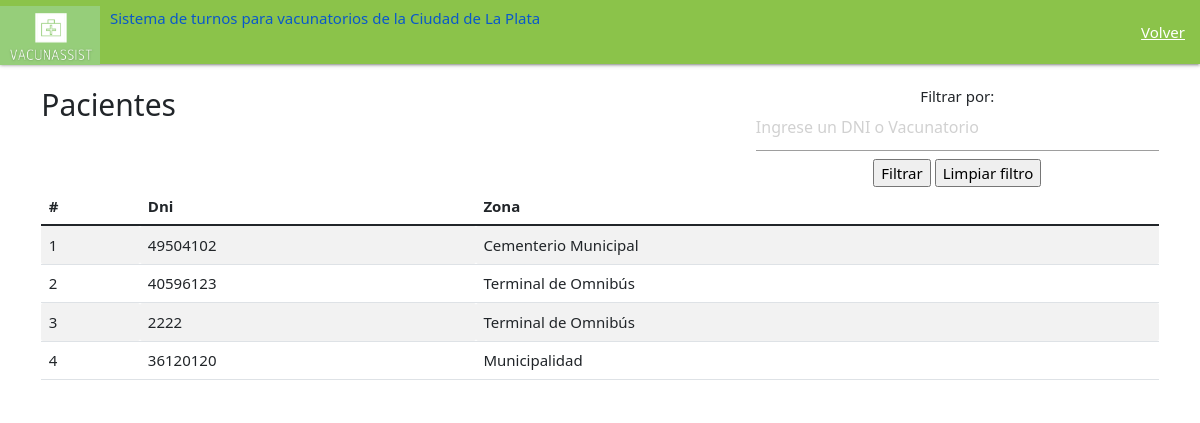
The page /lista-de-pacientes/ (signed in) on the database as committed earlier.
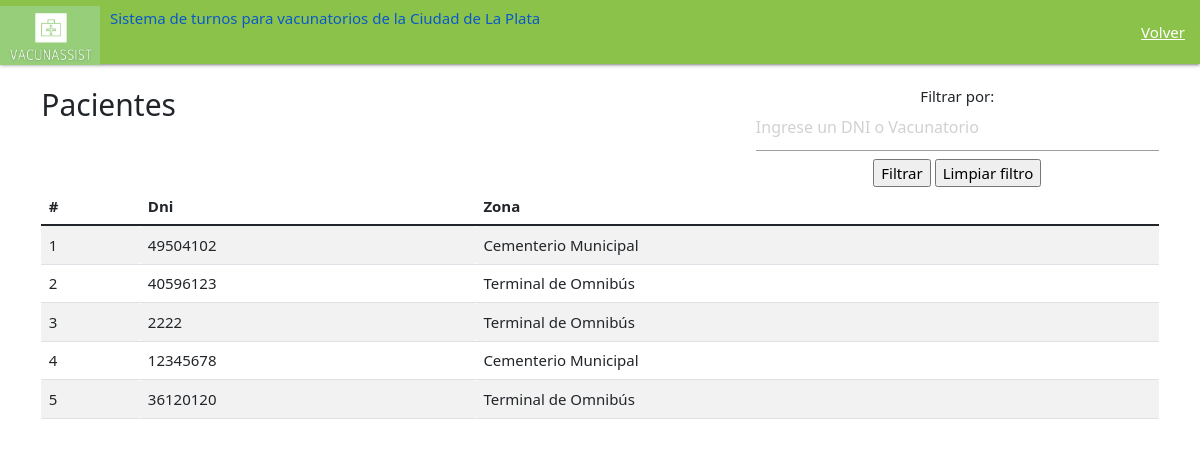
The same page on the database as committed later.
### main/models.py (models this page shows, shortened)
class Paciente(models.Model):
    opciones=((1, 'Si'), (2, 'No'))
    paciente_nombre= models.CharField(max_length=20)
    paciente_apellido= models.CharField(max_length=20)
    paciente_fechaNac= models.DateTimeField("fecha nacimiento")
    paciente_zona= models.CharField(max_length=200)
    paciente_dni= models.CharField(max_length=200)
    paciente_email= models.EmailField(max_length=254)
    vac_Gripe_aplicada=models.SmallIntegerField(choices=opciones,default=2)
    vac_Gripe_turno= models.DateTimeField(null=True)
    vac_Gripe_asistencia=models.SmallIntegerField(choices=opciones,default=2)
    vac_Amarilla_aplicada=models.SmallIntegerField(choices=opciones,default=2)
    vac_Amarilla_turno= models.DateTimeField(null=True)
    vac_Amarilla_asistencia=models.SmallIntegerField(choices=opciones,default=2)
    vac_Covid1_aplicada=models.SmallIntegerField(choices=opciones,default=2)
    vac_Covid2_aplicada=models.SmallIntegerField(choices=opciones,default=2)
    vac_Covid_turno1= models.DateTimeField(null=True)
    vac_Covid_turno2= models.DateTimeField(null=True)
    vac_Covid1era_asistencia=models.SmallIntegerField(choices=opciones,default=2)
    vac_Covid2da_asistencia=models.SmallIntegerField(choices=opciones,default=2)
    codigo= models.PositiveIntegerField(default=0)
    contraseña = models.CharField(max_length=200)

### main/views.py (the view)
# urls.py: path('lista-de-pacientes/', views.lista_pacientes, name= 'lista_pacientes' ),
@login_required(login_url='/login/')
def lista_pacientes(request):
    PacienteList= Paciente.objects.all()
    print("0")
    try:
        if request.POST["filtro"] :
            print(Paciente.objects.filter( paciente_dni =  request.POST["filtro"]).exists())
            print(Paciente.objects.filter( paciente_zona =  request.POST["filtro"]).exists())
            try:
                if Paciente.objects.filter( paciente_dni =  request.POST["filtro"]).exists():
                    print("1")
                    por_dni = {Paciente.objects.get(paciente_dni = request.POST["filtro"])}
                    if len(por_dni) != 0:
                        return render(request,"main/listado-pacientes.html",{"pacientes" :PacienteList, 'por_dni': por_dni, 'valor': 1})
                    else:
                        return render(request,"main/listado-pacientes.html",{"pacientes" :PacienteList, 'por_dni': [], 'valor': 1})
                else:
                    raise
            except :
                try:
                    print(Paciente.objects.filter( paciente_zona =  request.POST["filtro"]).exists())
                    if Paciente.objects.filter( paciente_zona =  request.POST["filtro"]).exists():
                        print("2")
                        por_vacunatorio= Paciente.objects.filter(paciente_zona = request.POST['filtro'])
                        return render(request,"main/listado-pacientes.html",{"pacientes" :PacienteList, 'por_vacunatorio': por_vacunatorio,  'valor': 2})
                    else:
                        return render(request,"main/listado-pacientes.html",{"pacientes" :PacienteList, 'por_vacunatorio': [],  'valor': 2})
                except :
                    return render(request,"main/listado-pacientes.html",{"pacientes" :PacienteList,  'valor': 0})
    except :
        return render(request,"main/listado-pacientes.html",{"pacientes" :PacienteList, 'valor': 0})
    return render(request,"main/listado-pacientes.html",{"pacientes" :PacienteList, 'valor': 0})

### main/templates/main/listado-pacientes.html (shortened to what this page needs)
<!DOCTYPE html>
{% load static %}
<html lang="en" dir="ltr">
  <head>
        <link rel="stylesheet" href="https://cdnjs.cloudflare.com/ajax/libs/materialize/1.0.0/css/materialize.min.css">
        <link type='text/css' href="{% static 'css/estilo.css' %}" rel="stylesheet" />
        <link href="https://cdn.jsdelivr.net/npm/bootstrap@5.1.3/dist/css/bootstrap.min.css" rel="stylesheet">
    <link href="https://cdn.jsdelivr.net/npm/bootstrap@5.1.3/dist/css/bootstrap.min.css" rel="stylesheet">
    <nav>
        <div class="nav-wrapper  light-green">
          <a href="/" class="brand-logo">
            <img src="{% static 'imagenes/Logo_VacunAssist_recortado.png' %}" class="img-fluid" width="100" height="66">
          <div class="right"  style="margin: 9px 0px 0px 10px">
            <h6>Sistema de turnos para vacunatorios de la Ciudad de La Plata</h6>
            </div>
          </a>
          <ul id="nav-mobile" class="right hide-on-med">
            <li><a href="/inicio_admin/">Volver</a></li>
          </ul>
        </div>
      </nav>
      <body>
        <div class="center">
        <div class="container py-4">
          <div class="row">
            <div class="col-md-12">
                <div class="right">
                  <form method="POST">
                    <h6 style="margin: 0" for="filtrar">Filtrar por:</h6>
                    <input list="lista" name="filtro" id="filtro" placeholder="Ingrese un DNI o Vacunatorio" >
                    <input type="submit" value="Filtrar" id="filter" name="filter" >
                    <a href='lista-de-pacientes/'>
                    <input type="submit" id="limpiar" name="limpiar" value="Limpiar filtro" ></a>
                  </form>
                </div>
            <div class="left">
              <h2>Pacientes</h2>
                </div>
            </div>
<div class="table-responsive">
    <table class="table table-striped">
      <thead>
        <tr>
          <th style="text-align: left">#</th>
          <th style="text-align: left">Dni</th>
          <th style="text-align: left"> Zona </th>
      </thead>
      <tbody>
        {% if valor == 0 %}
        {% for c in pacientes %}
        <tr>
          <td>{{forloop.counter}}</td>
          <td>{{c.paciente_dni}}</td>
          <td> {{c.paciente_zona}}</td>
        </tr>
        {% endfor%}
        {% endif %}
      </tbody>
    </table>
    </body>

Rows that differ between the two databases and show on the page:
removed Paciente: paciente_dni "36120120", paciente_zona "Municipalidad"
added Paciente: paciente_dni "12345678", paciente_zona "Cementerio Municipal"
added Paciente: paciente_dni "36120120", paciente_zona "Terminal de Omnibús"
